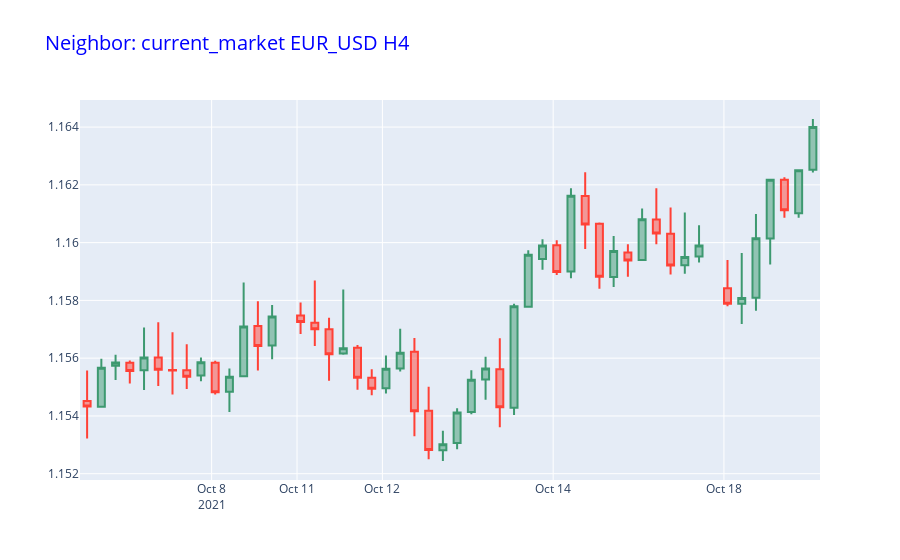

The notebook cell this image was saved under:
### Markdown cell above
### Currnet Market/Candlestick

### Code cell
closed_candle = "currnet_market_data.csv"
data = pd.read_csv(filename)
data = data.iloc[candle_no-50:candle_no+2]
data.to_csv(path + "/" + closed_candle, header = True, index = False)
viz(data, "current_market")
